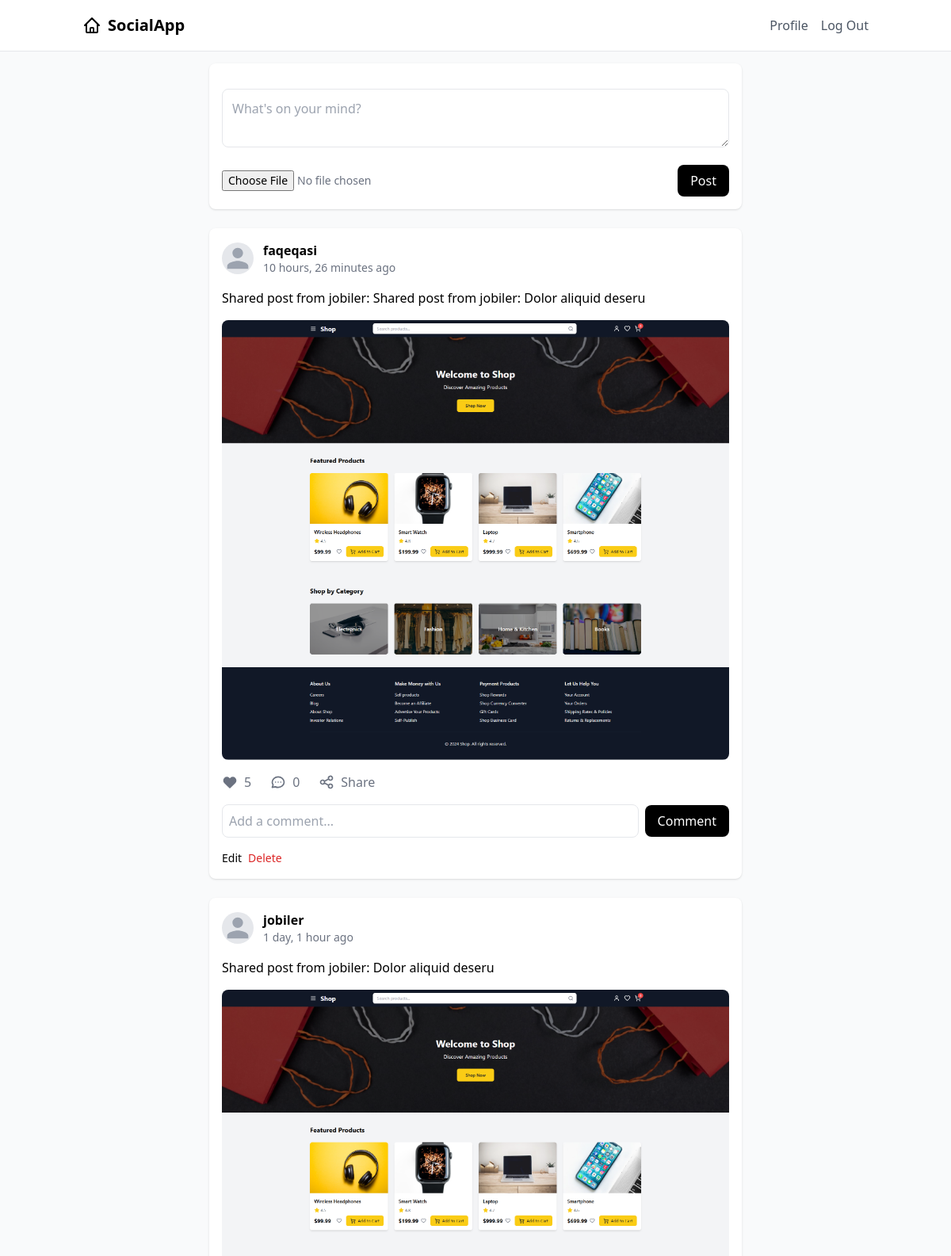
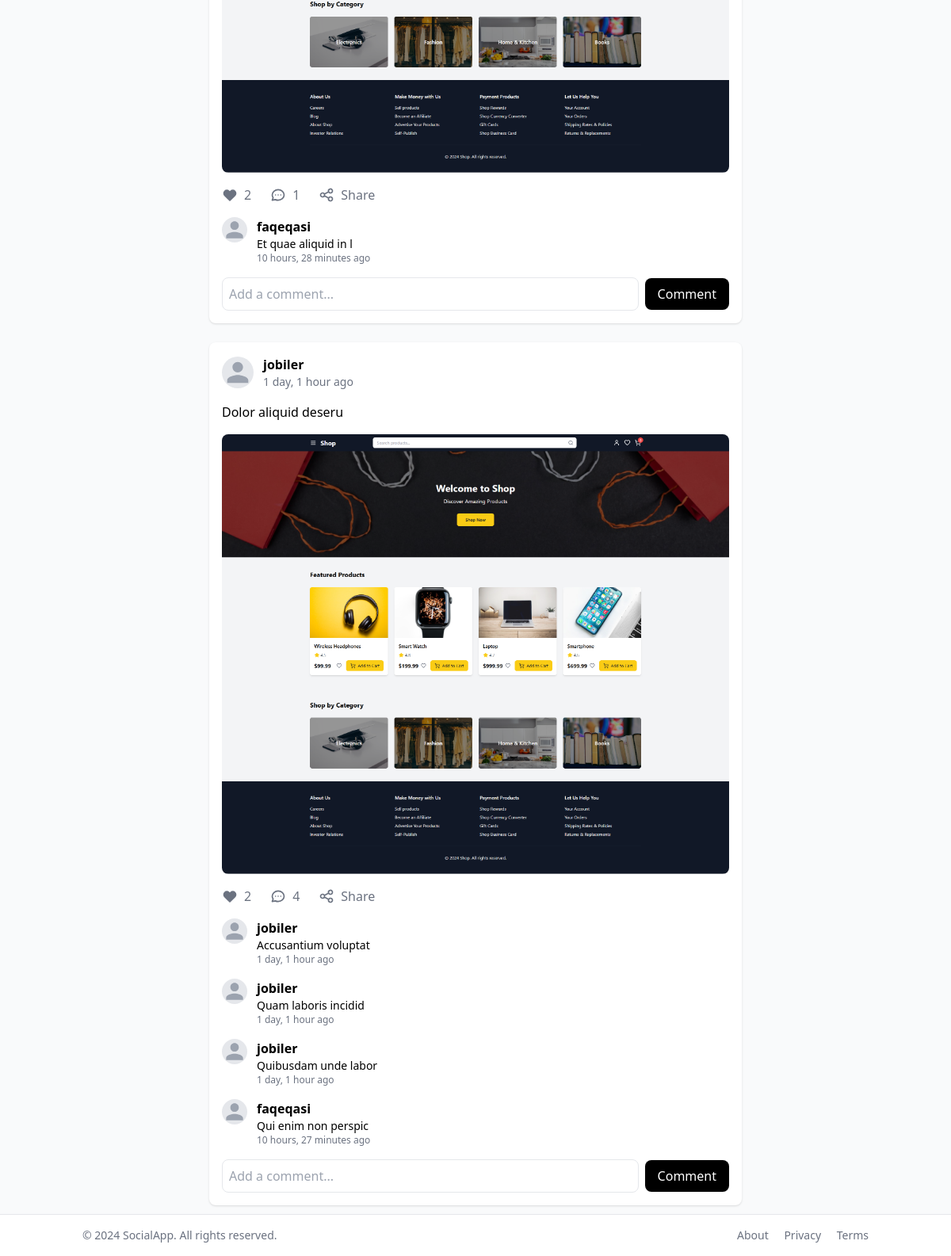
Screenshot of / (signed in) with the database file from the repository (2 pictures, top to bottom).
### posts/models.py (models this page shows, shortened)
class Post(models.Model):
    user = models.ForeignKey(User, on_delete=models.CASCADE)
    content = models.TextField()
    image = models.ImageField(upload_to='post_images/', blank=True, null=True)
    created_at = models.DateTimeField(auto_now_add=True)
    updated_at = models.DateTimeField(auto_now=True)
    likes = models.ManyToManyField(User, related_name='liked_posts', blank=True)
    class Meta:
        ordering = ['-created_at']

class Comment(models.Model):
    post = models.ForeignKey(Post, on_delete=models.CASCADE, related_name='comments')
    user = models.ForeignKey(User, on_delete=models.CASCADE)
    content = models.TextField()
    created_at = models.DateTimeField(auto_now_add=True)
    class Meta:
        ordering = ['created_at']

### posts/views.py (the view)
# urls.py: path('', views.home, name='home'),
def home(request):
    posts = Post.objects.select_related('user').prefetch_related('likes', 'comments').all()
    comment_form = CommentForm()
    return render(request, 'posts/home.html', {'posts': posts, 'comment_form': comment_form})

### posts/forms.py
class CommentForm(forms.ModelForm):
    class Meta:
        model = Comment
        fields = ['content']

### templates/posts/home.html (shortened to what this page needs)
{% extends 'base.html' %}
{% block content %}
<div class="max-w-2xl mx-auto space-y-6">
    {% if user.is_authenticated %}
    <div class="bg-white rounded-lg shadow p-4">
        <form method="post" action="{% url 'create_post' %}" enctype="multipart/form-data" class="space-y-4">
            <textarea name="content" placeholder="What's on your mind?" class="w-full p-3 border rounded-lg focus:outline-none focus:ring-2 focus:ring-primary"></textarea>
            <div class="flex justify-between items-center">
                <input type="file" name="image" class="text-sm text-gray-500">
                <button type="submit" class=" bg-black px-4 py-2 bg-primary text-white rounded-lg hover:bg-secondary transition">Post</button>
            </div>
        </form>
    </div>
    {% endif %}
    {% for post in posts %}
    <article class="bg-white rounded-lg shadow" id="post-{{ post.id }}">
        <div class="p-4">
            <div class="flex items-center space-x-3 mb-4">
                <div class="w-10 h-10 bg-gray-200 rounded-full overflow-hidden">
                    {% if post.user.profile_image %}
                        <img src="{{ post.user.profile_image.url }}" alt="{{ post.user.username }}" class="w-full h-full object-cover">
                    {% else %}
                        <svg class="w-full h-full text-gray-400" fill="currentColor" viewBox="0 0 24 24">
                            <path d="M12 12c2.21 0 4-1.79 4-4s-1.79-4-4-4-4 1.79-4 4 1.79 4 4 4zm0 2c-2.67 0-8 1.34-8 4v2h16v-2c0-2.66-5.33-4-8-4z" />
                        </svg>
                    {% endif %}
                </div>
                <div>
                    <h3 class="font-semibold">{{ post.user.username }}</h3>
                    <p class="text-sm text-gray-500">{{ post.created_at|timesince }} ago</p>
                </div>
            </div>
            <p class="mb-4">{{ post.content }}</p>
            {% if post.image %}
                <div class="rounded-lg overflow-hidden mb-4">
                    <img src="{{ post.image.url }}" alt="Post image" class="w-full">
                </div>
            {% endif %}
            <div class="flex items-center space-x-6 text-gray-500">
                <button class="flex items-center space-x-2 hover:text-primary like-button" data-post-id="{{ post.id }}">
                    <svg xmlns="http://www.w3.org/2000/svg" class="h-5 w-5" fill="{% if request.user in post.likes.all %}currentColor{% else %}none{% endif %}" viewBox="0 0 24 24" stroke="currentColor">
                        <path stroke-linecap="round" stroke-linejoin="round" stroke-width="2" d="M4.318 6.318a4.5 4.5 0 000 6.364L12 20.364l7.682-7.682a4.5 4.5 0 00-6.364-6.364L12 7.636l-1.318-1.318a4.5 4.5 0 00-6.364 0z" />
                    </svg>
                    <span class="likes-count">{{ post.likes.count }}</span>
                </button>
                <button class="flex items-center space-x-2 hover:text-primary comment-button" data-post-id="{{ post.id }}">
                    <span class="comments-count">{{ post.comments.count }}</span>
                </button>
                <a href="{% url 'share_post' post.id %}" class="flex items-center space-x-2 hover:text-primary">
                    <span>Share</span>
                </a>
            </div>
            <div class="mt-4 space-y-4 comments-section" id="comments-{{ post.id }}">
                {% for comment in post.comments.all %}
                    <div class="flex items-start space-x-3">
                        <div class="w-8 h-8 bg-gray-200 rounded-full overflow-hidden">
                            {% if comment.user.profile_image %}
                                <img src="{{ comment.user.profile_image.url }}" alt="{{ comment.user.username }}" class="w-full h-full object-cover">
                            {% else %}
                                <svg class="w-full h-full text-gray-400" fill="currentColor" viewBox="0 0 24 24">
                                    <path d="M12 12c2.21 0 4-1.79 4-4s-1.79-4-4-4-4 1.79-4 4 1.79 4 4 4zm0 2c-2.67 0-8 1.34-8 4v2h16v-2c0-2.66-5.33-4-8-4z" />
                                </svg>
                            {% endif %}
                        </div>
                        <div class="flex-1">
                            <p class="font-semibold">{{ comment.user.username }}</p>
                            <p class="text-sm">{{ comment.content }}</p>
                            <p class="text-xs text-gray-500">{{ comment.created_at|timesince }} ago</p>
                        </div>
                    </div>
                {% endfor %}
            </div>
            <form class="mt-4 comment-form" data-post-id="{{ post.id }}">
                <div class="flex items-center space-x-2">
                    <input type="text" name="content" placeholder="Add a comment..." class="flex-1 p-2 border rounded-lg focus:outline-none focus:ring-2 focus:ring-primary">
                    <button type="submit" class=" bg-black px-4 py-2 bg-primary text-white rounded-lg hover:bg-secondary transition">Comment</button>
                </div>
            </form>
            {% if user == post.user %}
            <div class="mt-4 flex space-x-2 text-sm">
                <a href="{% url 'edit_post' post.id %}" class="text-primary hover:underline">Edit</a>
                <a href="{% url 'delete_post' post.id %}" class="text-red-600 hover:underline">Delete</a>
            </div>
            {% endif %}
        </div>
    </article>
    {% empty %}
    <div class="bg-white rounded-lg shadow p-6 text-center text-gray-500">
        No posts yet. Be the first to post!
    </div>
    {% endfor %}
</div>
{% endblock %}

### rows the page displays
Post: user.username "faqeqasi", created_at "10 hours, 26 minutes", content "Shared post from jobiler: Shared post from jobiler: Dolor aliquid deseru", image (picture), likes.count "5", comments.count "0", shows "Edit"
Post: user.username "jobiler", created_at "1 day, 1 hour", content "Shared post from jobiler: Dolor aliquid deseru", image (picture), likes.count "2", comments.count "1"
Comment: user.username "faqeqasi", content "Et quae aliquid in l", created_at "10 hours, 28 minutes"
Post: user.username "jobiler", created_at "1 day, 1 hour", content "Dolor aliquid deseru", image (picture), likes.count "2", comments.count "4"
Comment: user.username "jobiler", content "Accusantium voluptat", created_at "1 day, 1 hour"
Comment: user.username "jobiler", content "Quam laboris incidid", created_at "1 day, 1 hour"
Comment: user.username "jobiler", content "Quibusdam unde labor", created_at "1 day, 1 hour"
Comment: user.username "faqeqasi", content "Qui enim non perspic", created_at "10 hours, 27 minutes"
